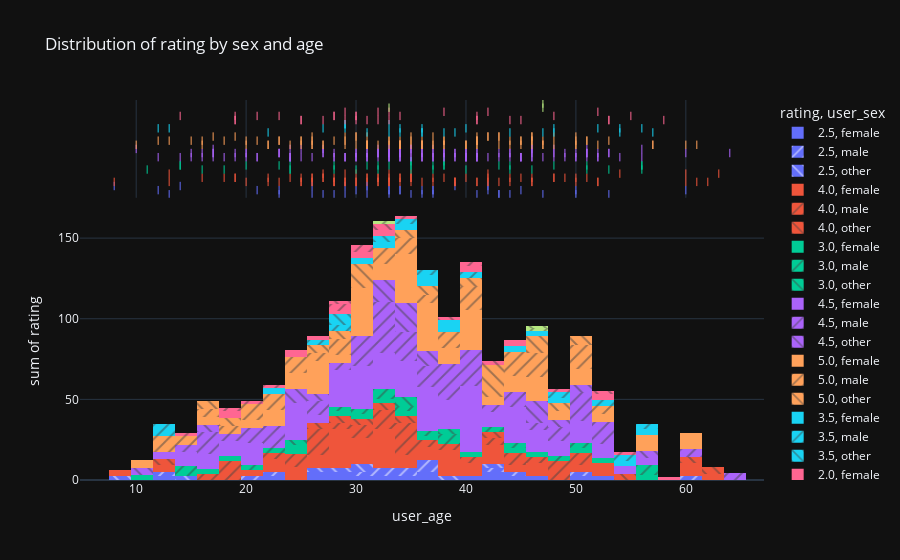

Notebook cell for this chart:
### Code cell
fig = px.histogram(df, x='user_age', y='rating', pattern_shape='user_sex', color='rating', marginal='rug', template='plotly_dark', title='Distribution of rating by sex and age')
fig.show()

### Figure 1 — Plotly figure (JSON) as saved in the notebook; plotly's stock layout.template omitted (floating-point values rounded to 4 significant figures)
{"data": [{"alignmentgroup": "True", "bingroup": "x", "histfunc": "sum", "hovertemplate": "rating=2.5<br>user_sex=female<br>user_age=%{x}<br>sum of rating=%{y}<extra></extra>", "legendgroup": "2.5, female", "marker": {"color": "#636efa", "pattern": {"shape": ""}}, "name": "2.5, female", "offsetgroup": "2.5, female", "orientation": "v", "showlegend": true, "x": [50, 28, 26, 33, 47, 53, 13, 44, 27, 31, 41, 23, 36, 43, 37, 29, 43, 35], "xaxis": "x", "y": [2.5, 2.5, 2.5, 2.5, 2.5, 2.5, 2.5, 2.5, 2.5, 2.5, 2.5, 2.5, 2.5, 2.5, 2.5, 2.5, 2.5, 2.5], "yaxis": "y", "type": "histogram"}, {"alignmentgroup": "True", "boxpoints": "all", "fillcolor": "rgba(255,255,255,0)", "hoveron": "points", "hovertemplate": "rating=2.5<br>user_sex=female<br>user_age=%{x}<extra></extra>", "jitter": 0, "legendgroup": "2.5, female", "line": {"color": "rgba(255,255,255,0)"}, "marker": {"color": "#636efa", "symbol": "line-ns-open"}, "name": "2.5, female", "offsetgroup": "2.5, female", "showlegend": false, "x": [50, 28, 26, 33, 47, 53, 13, 44, 27, 31, 41, 23, 36, 43, 37, 29, 43, 35], "xaxis": "x2", "yaxis": "y2", "type": "box"}, {"alignmentgroup": "True", "bingroup": "x", "histfunc": "sum", "hovertemplate": "rating=2.5<br>user_sex=male<br>user_age=%{x}<br>sum of rating=%{y}<extra></extra>", "legendgroup": "2.5, male", "marker": {"color": "#636efa", "pattern": {"shape": "/"}}, "name": "2.5, male", "offsetgroup": "2.5, male", "orientation": "v", "showlegend": true, "x": [33, 34, 42, 37, 23, 37, 45, 36, 12, 21, 50, 60, 34, 33, 30], "xaxis": "x", "y": [2.5, 2.5, 2.5, 2.5, 2.5, 2.5, 2.5, 2.5, 2.5, 2.5, 2.5, 2.5, 2.5, 2.5, 2.5], "yaxis": "y", "type": "histogram"}, {"alignmentgroup": "True", "boxpoints": "all", "fillcolor": "rgba(255,255,255,0)", "hoveron": "points", "hovertemplate": "rating=2.5<br>user_sex=male<br>user_age=%{x}<extra></extra>", "jitter": 0, "legendgroup": "2.5, male", "line": {"color": "rgba(255,255,255,0)"}, "marker": {"color": "#636efa", "symbol": "line-ns-open"}, "name": "2.5, male", "offsetgroup": "2.5, male", "showlegend": false, "x": [33, 34, 42, 37, 23, 37, 45, 36, 12, 21, 50, 60, 34, 33, 30], "xaxis": "x2", "yaxis": "y2", "type": "box"}, {"alignmentgroup": "True", "bingroup": "x", "histfunc": "sum", "hovertemplate": "rating=2.5<br>user_sex=other<br>user_age=%{x}<br>sum of rating=%{y}<extra></extra>", "legendgroup": "2.5, other", "marker": {"color": "#636efa", "pattern": {"shape": "\\"}}, "name": "2.5, other", "offsetgroup": "2.5, other", "orientation": "v", "showlegend": true, "x": [29, 26, 31, 39, 8, 42, 14, 31], "xaxis": "x", "y": [2.5, 2.5, 2.5, 2.5, 2.5, 2.5, 2.5, 2.5], "yaxis": "y", "type": "histogram"}, {"alignmentgroup": "True", "boxpoints": "all", "fillcolor": "rgba(255,255,255,0)", "hoveron": "points", "hovertemplate": "rating=2.5<br>user_sex=other<br>user_age=%{x}<extra></extra>", "jitter": 0, "legendgroup": "2.5, other", "line": {"color": "rgba(255,255,255,0)"}, "marker": {"color": "#636efa", "symbol": "line-ns-open"}, "name": "2.5, other", "offsetgroup": "2.5, other", "showlegend": false, "x": [29, 26, 31, 39, 8, 42, 14, 31], "xaxis": "x2", "yaxis": "y2", "type": "box"}, {"alignmentgroup": "True", "bingroup": "x", "histfunc": "sum", "hovertemplate": "rating=4.0<br>user_sex=female<br>user_age=%{x}<br>sum of rating=%{y}<extra></extra>", "legendgroup": "4.0, female", "marker": {"color": "#EF553B", "pattern": {"shape": ""}}, "name": "4.0, female", "offsetgroup": "4.0, female", "orientation": "v", "showlegend": true, "x": [23, 52, 20, 30, 35, 25, 30, 34, 41, 60, 26, 32, 33, 22, 29, 33, 37, 33, 39, 39, 8, 41, 42, 42, 39, 26, 62, 25, 46, 43, 29, 44, 28, 36, 31, 46, 28, 52, 33, 50, 39, 29, 28, 61, 13, 32, 30], "xaxis": "x", "y": [4.0, 4.0, 4.0, 4.0, 4.0, 4.0, 4.0, 4.0, 4.0, 4.0, 4.0, 4.0, 4.0, 4.0, 4.0, 4.0, 4.0, 4.0, 4.0, 4.0, 4.0, 4.0, 4.0, 4.0, 4.0, 4.0, 4.0, 4.0, 4.0, 4.0, 4.0, 4.0, 4.0, 4.0, 4.0, 4.0, 4.0, 4.0, 4.0, 4.0, 4.0, 4.0, 4.0, 4.0, 4.0, 4.0, 4.0], "yaxis": "y", "type": "histogram"}, {"alignmentgroup": "True", "boxpoints": "all", "fillcolor": "rgba(255,255,255,0)", "hoveron": "points", "hovertemplate": "rating=4.0<br>user_sex=female<br>user_age=%{x}<extra></extra>", "jitter": 0, "legendgroup": "4.0, female", "line": {"color": "rgba(255,255,255,0)"}, "marker": {"color": "#EF553B", "symbol": "line-ns-open"}, "name": "4.0, female", "offsetgroup": "4.0, female", "showlegend": false, "x": [23, 52, 20, 30, 35, 25, 30, 34, 41, 60, 26, 32, 33, 22, 29, 33, 37, 33, 39, 39, 8, 41, 42, 42, 39, 26, 62, 25, 46, 43, 29, 44, 28, 36, 31, 46, 28, 52, 33, 50, 39, 29, 28, 61, 13, 32, 30], "xaxis": "x2", "yaxis": "y2", "type": "box"}, {"alignmentgroup": "True", "bingroup": "x", "histfunc": "sum", "hovertemplate": "rating=4.0<br>user_sex=male<br>user_age=%{x}<br>sum of rating=%{y}<extra></extra>", "legendgroup": "4.0, male", "marker": {"color": "#EF553B", "pattern": {"shape": "/"}}, "name": "4.0, male", "offsetgroup": "4.0, male", "orientation": "v", "showlegend": true, "x": [26, 34, 35, 19, 50, 48, 48, 34, 19, 26, 32, 38, 31, 35, 49, 45, 51, 24, 16, 27, 42, 18, 40, 35, 33, 25, 31, 27, 37, 32, 44, 46, 22, 28], "xaxis": "x", "y": [4.0, 4.0, 4.0, 4.0, 4.0, 4.0, 4.0, 4.0, 4.0, 4.0, 4.0, 4.0, 4.0, 4.0, 4.0, 4.0, 4.0, 4.0, 4.0, 4.0, 4.0, 4.0, 4.0, 4.0, 4.0, 4.0, 4.0, 4.0, 4.0, 4.0, 4.0, 4.0, 4.0, 4.0], "yaxis": "y", "type": "histogram"}, {"alignmentgroup": "True", "boxpoints": "all", "fillcolor": "rgba(255,255,255,0)", "hoveron": "points", "hovertemplate": "rating=4.0<br>user_sex=male<br>user_age=%{x}<extra></extra>", "jitter": 0, "legendgroup": "4.0, male", "line": {"color": "rgba(255,255,255,0)"}, "marker": {"color": "#EF553B", "symbol": "line-ns-open"}, "name": "4.0, male", "offsetgroup": "4.0, male", "showlegend": false, "x": [26, 34, 35, 19, 50, 48, 48, 34, 19, 26, 32, 38, 31, 35, 49, 45, 51, 24, 16, 27, 42, 18, 40, 35, 33, 25, 31, 27, 37, 32, 44, 46, 22, 28], "xaxis": "x2", "yaxis": "y2", "type": "box"}, {"alignmentgroup": "True", "bingroup": "x", "histfunc": "sum", "hovertemplate": "rating=4.0<br>user_sex=other<br>user_age=%{x}<br>sum of rating=%{y}<extra></extra>", "legendgroup": "4.0, other", "marker": {"color": "#EF553B", "pattern": {"shape": "\\"}}, "name": "4.0, other", "offsetgroup": "4.0, other", "orientation": "v", "showlegend": true, "x": [33, 60, 29, 27, 35, 63, 42, 13, 30, 54], "xaxis": "x", "y": [4.0, 4.0, 4.0, 4.0, 4.0, 4.0, 4.0, 4.0, 4.0, 4.0], "yaxis": "y", "type": "histogram"}, {"alignmentgroup": "True", "boxpoints": "all", "fillcolor": "rgba(255,255,255,0)", "hoveron": "points", "hovertemplate": "rating=4.0<br>user_sex=other<br>user_age=%{x}<extra></extra>", "jitter": 0, "legendgroup": "4.0, other", "line": {"color": "rgba(255,255,255,0)"}, "marker": {"color": "#EF553B", "symbol": "line-ns-open"}, "name": "4.0, other", "offsetgroup": "4.0, other", "showlegend": false, "x": [33, 60, 29, 27, 35, 63, 42, 13, 30, 54], "xaxis": "x2", "yaxis": "y2", "type": "box"}, {"alignmentgroup": "True", "bingroup": "x", "histfunc": "sum", "hovertemplate": "rating=3.0<br>user_sex=female<br>user_age=%{x}<br>sum of rating=%{y}<extra></extra>", "legendgroup": "3.0, female", "marker": {"color": "#00cc96", "pattern": {"shape": ""}}, "name": "3.0, female", "offsetgroup": "3.0, female", "orientation": "v", "showlegend": true, "x": [44, 11, 56, 18, 30, 16, 28, 51, 32, 24, 40, 53, 24, 46, 35, 37], "xaxis": "x", "y": [3.0, 3.0, 3.0, 3.0, 3.0, 3.0, 3.0, 3.0, 3.0, 3.0, 3.0, 3.0, 3.0, 3.0, 3.0, 3.0], "yaxis": "y", "type": "histogram"}, {"alignmentgroup": "True", "boxpoints": "all", "fillcolor": "rgba(255,255,255,0)", "hoveron": "points", "hovertemplate": "rating=3.0<br>user_sex=female<br>user_age=%{x}<extra></extra>", "jitter": 0, "legendgroup": "3.0, female", "line": {"color": "rgba(255,255,255,0)"}, "marker": {"color": "#00cc96", "symbol": "line-ns-open"}, "name": "3.0, female", "offsetgroup": "3.0, female", "showlegend": false, "x": [44, 11, 56, 18, 30, 16, 28, 51, 32, 24, 40, 53, 24, 46, 35, 37], "xaxis": "x2", "yaxis": "y2", "type": "box"}, {"alignmentgroup": "True", "bingroup": "x", "histfunc": "sum", "hovertemplate": "rating=3.0<br>user_sex=male<br>user_age=%{x}<br>sum of rating=%{y}<extra></extra>", "legendgroup": "3.0, male", "marker": {"color": "#00cc96", "pattern": {"shape": "/"}}, "name": "3.0, male", "offsetgroup": "3.0, male", "orientation": "v", "showlegend": true, "x": [32, 38, 44, 43, 35, 33, 20, 14, 31, 56, 38, 48, 23, 56, 28, 37, 14, 51], "xaxis": "x", "y": [3.0, 3.0, 3.0, 3.0, 3.0, 3.0, 3.0, 3.0, 3.0, 3.0, 3.0, 3.0, 3.0, 3.0, 3.0, 3.0, 3.0, 3.0], "yaxis": "y", "type": "histogram"}, {"alignmentgroup": "True", "boxpoints": "all", "fillcolor": "rgba(255,255,255,0)", "hoveron": "points", "hovertemplate": "rating=3.0<br>user_sex=male<br>user_age=%{x}<extra></extra>", "jitter": 0, "legendgroup": "3.0, male", "line": {"color": "rgba(255,255,255,0)"}, "marker": {"color": "#00cc96", "symbol": "line-ns-open"}, "name": "3.0, male", "offsetgroup": "3.0, male", "showlegend": false, "x": [32, 38, 44, 43, 35, 33, 20, 14, 31, 56, 38, 48, 23, 56, 28, 37, 14, 51], "xaxis": "x2", "yaxis": "y2", "type": "box"}, {"alignmentgroup": "True", "bingroup": "x", "histfunc": "sum", "hovertemplate": "rating=3.0<br>user_sex=other<br>user_age=%{x}<br>sum of rating=%{y}<extra></extra>", "legendgroup": "3.0, other", "marker": {"color": "#00cc96", "pattern": {"shape": "\\"}}, "name": "3.0, other", "offsetgroup": "3.0, other", "orientation": "v", "showlegend": true, "x": [38, 24, 35, 35], "xaxis": "x", "y": [3.0, 3.0, 3.0, 3.0], "yaxis": "y", "type": "histogram"}, {"alignmentgroup": "True", "boxpoints": "all", "fillcolor": "rgba(255,255,255,0)", "hoveron": "points", "hovertemplate": "rating=3.0<br>user_sex=other<br>user_age=%{x}<extra></extra>", "jitter": 0, "legendgroup": "3.0, other", "line": {"color": "rgba(255,255,255,0)"}, "marker": {"color": "#00cc96", "symbol": "line-ns-open"}, "name": "3.0, other", "offsetgroup": "3.0, other", "showlegend": false, "x": [38, 24, 35, 35], "xaxis": "x2", "yaxis": "y2", "type": "box"}, {"alignmentgroup": "True", "bingroup": "x", "histfunc": "sum", "hovertemplate": "rating=4.5<br>user_sex=female<br>user_age=%{x}<br>sum of rating=%{y}<extra></extra>", "legendgroup": "4.5, female", "marker": {"color": "#ab63fa", "pattern": {"shape": ""}}, "name": "4.5, female", "offsetgroup": "4.5, female", "orientation": "v", "showlegend": true, "x": [24, 46, 36, 45, 26, 40, 16, 50, 39, 36, 46, 38, 45, 34, 32, 15, 17, 40, 40, 47, 18, 19, 33, 42, 30, 52, 34, 41, 20, 45, 21, 33, 28, 56, 30, 35, 35, 12, 48, 40, 52, 54, 50, 29, 21, 34, 14, 38, 24, 29, 33, 37, 44, 31, 24, 45, 36, 43, 31, 37, 41, 25, 30, 40, 28, 41, 29, 31, 49, 51, 24, 41, 39, 37, 33], "xaxis": "x", "y": [4.5, 4.5, 4.5, 4.5, 4.5, 4.5, 4.5, 4.5, 4.5, 4.5, 4.5, 4.5, 4.5, 4.5, 4.5, 4.5, 4.5, 4.5, 4.5, 4.5, 4.5, 4.5, 4.5, 4.5, 4.5, 4.5, 4.5, 4.5, 4.5, 4.5, 4.5, 4.5, 4.5, 4.5, 4.5, 4.5, 4.5, 4.5, 4.5, 4.5, 4.5, 4.5, 4.5, 4.5, 4.5, 4.5, 4.5, 4.5, 4.5, 4.5, 4.5, 4.5, 4.5, 4.5, 4.5, 4.5, 4.5, 4.5, 4.5, 4.5, 4.5, 4.5, 4.5, 4.5, 4.5, 4.5, 4.5, 4.5, 4.5, 4.5, 4.5, 4.5, 4.5, 4.5, 4.5], "yaxis": "y", "type": "histogram"}, {"alignmentgroup": "True", "boxpoints": "all", "fillcolor": "rgba(255,255,255,0)", "hoveron": "points", "hovertemplate": "rating=4.5<br>user_sex=female<br>user_age=%{x}<extra></extra>", "jitter": 0, "legendgroup": "4.5, female", "line": {"color": "rgba(255,255,255,0)"}, "marker": {"color": "#ab63fa", "symbol": "line-ns-open"}, "name": "4.5, female", "offsetgroup": "4.5, female", "showlegend": false, "x": [24, 46, 36, 45, 26, 40, 16, 50, 39, 36, 46, 38, 45, 34, 32, 15, 17, 40, 40, 47, 18, 19, 33, 42, 30, 52, 34, 41, 20, 45, 21, 33, 28, 56, 30, 35, 35, 12, 48, 40, 52, 54, 50, 29, 21, 34, 14, 38, 24, 29, 33, 37, 44, 31, 24, 45, 36, 43, 31, 37, 41, 25, 30, 40, 28, 41, 29, 31, 49, 51, 24, 41, 39, 37, 33], "xaxis": "x2", "yaxis": "y2", "type": "box"}, {"alignmentgroup": "True", "bingroup": "x", "histfunc": "sum", "hovertemplate": "rating=4.5<br>user_sex=male<br>user_age=%{x}<br>sum of rating=%{y}<extra></extra>", "legendgroup": "4.5, male", "marker": {"color": "#ab63fa", "pattern": {"shape": "/"}}, "name": "4.5, male", "offsetgroup": "4.5, male", "orientation": "v", "showlegend": true, "x": [39, 34, 46, 33, 33, 19, 52, 40, 33, 23, 32, 20, 44, 15, 17, 43, 34, 51, 53, 50, 33, 37, 64, 31, 31, 36, 49, 41, 51, 34, 32, 30, 40, 41, 60, 27, 27, 23, 53, 32, 38, 36, 34, 17, 44, 20, 38, 48, 38, 51, 40, 16, 30, 39, 28, 23], "xaxis": "x", "y": [4.5, 4.5, 4.5, 4.5, 4.5, 4.5, 4.5, 4.5, 4.5, 4.5, 4.5, 4.5, 4.5, 4.5, 4.5, 4.5, 4.5, 4.5, 4.5, 4.5, 4.5, 4.5, 4.5, 4.5, 4.5, 4.5, 4.5, 4.5, 4.5, 4.5, 4.5, 4.5, 4.5, 4.5, 4.5, 4.5, 4.5, 4.5, 4.5, 4.5, 4.5, 4.5, 4.5, 4.5, 4.5, 4.5, 4.5, 4.5, 4.5, 4.5, 4.5, 4.5, 4.5, 4.5, 4.5, 4.5], "yaxis": "y", "type": "histogram"}, {"alignmentgroup": "True", "boxpoints": "all", "fillcolor": "rgba(255,255,255,0)", "hoveron": "points", "hovertemplate": "rating=4.5<br>user_sex=male<br>user_age=%{x}<extra></extra>", "jitter": 0, "legendgroup": "4.5, male", "line": {"color": "rgba(255,255,255,0)"}, "marker": {"color": "#ab63fa", "symbol": "line-ns-open"}, "name": "4.5, male", "offsetgroup": "4.5, male", "showlegend": false, "x": [39, 34, 46, 33, 33, 19, 52, 40, 33, 23, 32, 20, 44, 15, 17, 43, 34, 51, 53, 50, 33, 37, 64, 31, 31, 36, 49, 41, 51, 34, 32, 30, 40, 41, 60, 27, 27, 23, 53, 32, 38, 36, 34, 17, 44, 20, 38, 48, 38, 51, 40, 16, 30, 39, 28, 23], "xaxis": "x2", "yaxis": "y2", "type": "box"}, {"alignmentgroup": "True", "bingroup": "x", "histfunc": "sum", "hovertemplate": "rating=4.5<br>user_sex=other<br>user_age=%{x}<br>sum of rating=%{y}<extra></extra>", "legendgroup": "4.5, other", "marker": {"color": "#ab63fa", "pattern": {"shape": "\\"}}, "name": "4.5, other", "offsetgroup": "4.5, other", "orientation": "v", "showlegend": true, "x": [46, 46, 32, 10, 25, 56, 36, 35, 33, 46, 34, 35, 48, 24, 37, 27, 33, 17, 51, 35], "xaxis": "x", "y": [4.5, 4.5, 4.5, 4.5, 4.5, 4.5, 4.5, 4.5, 4.5, 4.5, 4.5, 4.5, 4.5, 4.5, 4.5, 4.5, 4.5, 4.5, 4.5, 4.5], "yaxis": "y", "type": "histogram"}, {"alignmentgroup": "True", "boxpoints": "all", "fillcolor": "rgba(255,255,255,0)", "hoveron": "points", "hovertemplate": "rating=4.5<br>user_sex=other<br>user_age=%{x}<extra></extra>", "jitter": 0, "legendgroup": "4.5, other", "line": {"color": "rgba(255,255,255,0)"}, "marker": {"color": "#ab63fa", "symbol": "line-ns-open"}, "name": "4.5, other", "offsetgroup": "4.5, other", "showlegend": false, "x": [46, 46, 32, 10, 25, 56, 36, 35, 33, 46, 34, 35, 48, 24, 37, 27, 33, 17, 51, 35], "xaxis": "x2", "yaxis": "y2", "type": "box"}, {"alignmentgroup": "True", "bingroup": "x", "histfunc": "sum", "hovertemplate": "rating=5.0<br>user_sex=female<br>user_age=%{x}<br>sum of rating=%{y}<extra></extra>", "legendgroup": "5.0, female", "marker": {"color": "#FFA15A", "pattern": {"shape": ""}}, "name": "5.0, female", "offsetgroup": "5.0, female", "orientation": "v", "showlegend": true, "x": [40, 16, 57, 52, 48, 50, 22, 47, 31, 44, 38, 31, 34, 31, 40, 26, 47, 35, 34, 46, 20, 40, 45, 61, 60, 36, 36, 24, 37, 57, 10, 27, 38, 41, 31, 41, 26, 33, 22, 25, 34, 27, 50, 32, 37, 34, 31, 43, 29, 36, 36, 30, 34], "xaxis": "x", "y": [5.0, 5.0, 5.0, 5.0, 5.0, 5.0, 5.0, 5.0, 5.0, 5.0, 5.0, 5.0, 5.0, 5.0, 5.0, 5.0, 5.0, 5.0, 5.0, 5.0, 5.0, 5.0, 5.0, 5.0, 5.0, 5.0, 5.0, 5.0, 5.0, 5.0, 5.0, 5.0, 5.0, 5.0, 5.0, 5.0, 5.0, 5.0, 5.0, 5.0, 5.0, 5.0, 5.0, 5.0, 5.0, 5.0, 5.0, 5.0, 5.0, 5.0, 5.0, 5.0, 5.0], "yaxis": "y", "type": "histogram"}, {"alignmentgroup": "True", "boxpoints": "all", "fillcolor": "rgba(255,255,255,0)", "hoveron": "points", "hovertemplate": "rating=5.0<br>user_sex=female<br>user_age=%{x}<extra></extra>", "jitter": 0, "legendgroup": "5.0, female", "line": {"color": "rgba(255,255,255,0)"}, "marker": {"color": "#FFA15A", "symbol": "line-ns-open"}, "name": "5.0, female", "offsetgroup": "5.0, female", "showlegend": false, "x": [40, 16, 57, 52, 48, 50, 22, 47, 31, 44, 38, 31, 34, 31, 40, 26, 47, 35, 34, 46, 20, 40, 45, 61, 60, 36, 36, 24, 37, 57, 10, 27, 38, 41, 31, 41, 26, 33, 22, 25, 34, 27, 50, 32, 37, 34, 31, 43, 29, 36, 36, 30, 34], "xaxis": "x2", "yaxis": "y2", "type": "box"}, {"alignmentgroup": "True", "bingroup": "x", "histfunc": "sum", "hovertemplate": "rating=5.0<br>user_sex=male<br>user_age=%{x}<br>sum of rating=%{y}<extra></extra>", "legendgroup": "5.0, male", "marker": {"color": "#FFA15A", "pattern": {"shape": "/"}}, "name": "5.0, male", "offsetgroup": "5.0, male", "orientation": "v", "showlegend": true, "x": [51, 47, 53, 45, 35, 34, 12, 13, 44, 25, 20, 46, 41, 41, 36, 38, 33, 15, 26, 45, 28, 46, 41, 18, 23, 29, 21, 38, 50, 25, 33, 16, 23, 51], "xaxis": "x", "y": [5.0, 5.0, 5.0, 5.0, 5.0, 5.0, 5.0, 5.0, 5.0, 5.0, 5.0, 5.0, 5.0, 5.0, 5.0, 5.0, 5.0, 5.0, 5.0, 5.0, 5.0, 5.0, 5.0, 5.0, 5.0, 5.0, 5.0, 5.0, 5.0, 5.0, 5.0, 5.0, 5.0, 5.0], "yaxis": "y", "type": "histogram"}, {"alignmentgroup": "True", "boxpoints": "all", "fillcolor": "rgba(255,255,255,0)", "hoveron": "points", "hovertemplate": "rating=5.0<br>user_sex=male<br>user_age=%{x}<extra></extra>", "jitter": 0, "legendgroup": "5.0, male", "line": {"color": "rgba(255,255,255,0)"}, "marker": {"color": "#FFA15A", "symbol": "line-ns-open"}, "name": "5.0, male", "offsetgroup": "5.0, male", "showlegend": false, "x": [51, 47, 53, 45, 35, 34, 12, 13, 44, 25, 20, 46, 41, 41, 36, 38, 33, 15, 26, 45, 28, 46, 41, 18, 23, 29, 21, 38, 50, 25, 33, 16, 23, 51], "xaxis": "x2", "yaxis": "y2", "type": "box"}, {"alignmentgroup": "True", "bingroup": "x", "histfunc": "sum", "hovertemplate": "rating=5.0<br>user_sex=other<br>user_age=%{x}<br>sum of rating=%{y}<extra></extra>", "legendgroup": "5.0, other", "marker": {"color": "#FFA15A", "pattern": {"shape": "\\"}}, "name": "5.0, other", "offsetgroup": "5.0, other", "orientation": "v", "showlegend": true, "x": [31, 19, 26, 35, 30, 37, 43, 43, 30, 41, 42, 17, 46, 29, 48, 50, 42, 46], "xaxis": "x", "y": [5.0, 5.0, 5.0, 5.0, 5.0, 5.0, 5.0, 5.0, 5.0, 5.0, 5.0, 5.0, 5.0, 5.0, 5.0, 5.0, 5.0, 5.0], "yaxis": "y", "type": "histogram"}, {"alignmentgroup": "True", "boxpoints": "all", "fillcolor": "rgba(255,255,255,0)", "hoveron": "points", "hovertemplate": "rating=5.0<br>user_sex=other<br>user_age=%{x}<extra></extra>", "jitter": 0, "legendgroup": "5.0, other", "line": {"color": "rgba(255,255,255,0)"}, "marker": {"color": "#FFA15A", "symbol": "line-ns-open"}, "name": "5.0, other", "offsetgroup": "5.0, other", "showlegend": false, "x": [31, 19, 26, 35, 30, 37, 43, 43, 30, 41, 42, 17, 46, 29, 48, 50, 42, 46], "xaxis": "x2", "yaxis": "y2", "type": "box"}, {"alignmentgroup": "True", "bingroup": "x", "histfunc": "sum", "hovertemplate": "rating=3.5<br>user_sex=female<br>user_age=%{x}<br>sum of rating=%{y}<extra></extra>", "legendgroup": "3.5, female", "marker": {"color": "#19d3f3", "pattern": {"shape": ""}}, "name": "3.5, female", "offsetgroup": "3.5, female", "orientation": "v", "showlegend": true, "x": [22, 48, 47, 38, 36, 34, 44, 33, 31, 36, 57, 39, 54], "xaxis": "x", "y": [3.5, 3.5, 3.5, 3.5, 3.5, 3.5, 3.5, 3.5, 3.5, 3.5, 3.5, 3.5, 3.5], "yaxis": "y", "type": "histogram"}, {"alignmentgroup": "True", "boxpoints": "all", "fillcolor": "rgba(255,255,255,0)", "hoveron": "points", "hovertemplate": "rating=3.5<br>user_sex=female<br>user_age=%{x}<extra></extra>", "jitter": 0, "legendgroup": "3.5, female", "line": {"color": "rgba(255,255,255,0)"}, "marker": {"color": "#19d3f3", "symbol": "line-ns-open"}, "name": "3.5, female", "offsetgroup": "3.5, female", "showlegend": false, "x": [22, 48, 47, 38, 36, 34, 44, 33, 31, 36, 57, 39, 54], "xaxis": "x2", "yaxis": "y2", "type": "box"}, {"alignmentgroup": "True", "bingroup": "x", "histfunc": "sum", "hovertemplate": "rating=3.5<br>user_sex=male<br>user_age=%{x}<br>sum of rating=%{y}<extra></extra>", "legendgroup": "3.5, male", "marker": {"color": "#19d3f3", "pattern": {"shape": "/"}}, "name": "3.5, male", "offsetgroup": "3.5, male", "orientation": "v", "showlegend": true, "x": [40, 48, 34, 27, 13, 29, 52, 12, 54, 56, 36], "xaxis": "x", "y": [3.5, 3.5, 3.5, 3.5, 3.5, 3.5, 3.5, 3.5, 3.5, 3.5, 3.5], "yaxis": "y", "type": "histogram"}, {"alignmentgroup": "True", "boxpoints": "all", "fillcolor": "rgba(255,255,255,0)", "hoveron": "points", "hovertemplate": "rating=3.5<br>user_sex=male<br>user_age=%{x}<extra></extra>", "jitter": 0, "legendgroup": "3.5, male", "line": {"color": "rgba(255,255,255,0)"}, "marker": {"color": "#19d3f3", "symbol": "line-ns-open"}, "name": "3.5, male", "offsetgroup": "3.5, male", "showlegend": false, "x": [40, 48, 34, 27, 13, 29, 52, 12, 54, 56, 36], "xaxis": "x2", "yaxis": "y2", "type": "box"}, {"alignmentgroup": "True", "bingroup": "x", "histfunc": "sum", "hovertemplate": "rating=3.5<br>user_sex=other<br>user_age=%{x}<br>sum of rating=%{y}<extra></extra>", "legendgroup": "3.5, other", "marker": {"color": "#19d3f3", "pattern": {"shape": "\\"}}, "name": "3.5, other", "offsetgroup": "3.5, other", "orientation": "v", "showlegend": true, "x": [29, 29, 33], "xaxis": "x", "y": [3.5, 3.5, 3.5], "yaxis": "y", "type": "histogram"}, {"alignmentgroup": "True", "boxpoints": "all", "fillcolor": "rgba(255,255,255,0)", "hoveron": "points", "hovertemplate": "rating=3.5<br>user_sex=other<br>user_age=%{x}<extra></extra>", "jitter": 0, "legendgroup": "3.5, other", "line": {"color": "rgba(255,255,255,0)"}, "marker": {"color": "#19d3f3", "symbol": "line-ns-open"}, "name": "3.5, other", "offsetgroup": "3.5, other", "showlegend": false, "x": [29, 29, 33], "xaxis": "x2", "yaxis": "y2", "type": "box"}, {"alignmentgroup": "True", "bingroup": "x", "histfunc": "sum", "hovertemplate": "rating=2.0<br>user_sex=female<br>user_age=%{x}<br>sum of rating=%{y}<extra></extra>", "legendgroup": "2.0, female", "marker": {"color": "#FF6692", "pattern": {"shape": ""}}, "name": "2.0, female", "offsetgroup": "2.0, female", "orientation": "v", "showlegend": true, "x": [30, 33, 25, 53, 19, 45, 41, 29, 44, 27, 58, 31, 53, 25, 19, 32, 41], "xaxis": "x", "y": [2.0, 2.0, 2.0, 2.0, 2.0, 2.0, 2.0, 2.0, 2.0, 2.0, 2.0, 2.0, 2.0, 2.0, 2.0, 2.0, 2.0], "yaxis": "y", "type": "histogram"}, {"alignmentgroup": "True", "boxpoints": "all", "fillcolor": "rgba(255,255,255,0)", "hoveron": "points", "hovertemplate": "rating=2.0<br>user_sex=female<br>user_age=%{x}<extra></extra>", "jitter": 0, "legendgroup": "2.0, female", "line": {"color": "rgba(255,255,255,0)"}, "marker": {"color": "#FF6692", "symbol": "line-ns-open"}, "name": "2.0, female", "offsetgroup": "2.0, female", "showlegend": false, "x": [30, 33, 25, 53, 19, 45, 41, 29, 44, 27, 58, 31, 53, 25, 19, 32, 41], "xaxis": "x2", "yaxis": "y2", "type": "box"}, {"alignmentgroup": "True", "bingroup": "x", "histfunc": "sum", "hovertemplate": "rating=2.0<br>user_sex=male<br>user_age=%{x}<br>sum of rating=%{y}<extra></extra>", "legendgroup": "2.0, male", "marker": {"color": "#FF6692", "pattern": {"shape": "/"}}, "name": "2.0, male", "offsetgroup": "2.0, male", "orientation": "v", "showlegend": true, "x": [23, 55, 21, 28, 48, 34, 30, 41, 14, 28, 30, 19], "xaxis": "x", "y": [2.0, 2.0, 2.0, 2.0, 2.0, 2.0, 2.0, 2.0, 2.0, 2.0, 2.0, 2.0], "yaxis": "y", "type": "histogram"}, {"alignmentgroup": "True", "boxpoints": "all", "fillcolor": "rgba(255,255,255,0)", "hoveron": "points", "hovertemplate": "rating=2.0<br>user_sex=male<br>user_age=%{x}<extra></extra>", "jitter": 0, "legendgroup": "2.0, male", "line": {"color": "rgba(255,255,255,0)"}, "marker": {"color": "#FF6692", "symbol": "line-ns-open"}, "name": "2.0, male", "offsetgroup": "2.0, male", "showlegend": false, "x": [23, 55, 21, 28, 48, 34, 30, 41, 14, 28, 30, 19], "xaxis": "x2", "yaxis": "y2", "type": "box"}, {"alignmentgroup": "True", "bingroup": "x", "histfunc": "sum", "hovertemplate": "rating=2.0<br>user_sex=other<br>user_age=%{x}<br>sum of rating=%{y}<extra></extra>", "legendgroup": "2.0, other", "marker": {"color": "#FF6692", "pattern": {"shape": "\\"}}, "name": "2.0, other", "offsetgroup": "2.0, other", "orientation": "v", "showlegend": true, "x": [52, 42, 33, 38, 32, 29], "xaxis": "x", "y": [2.0, 2.0, 2.0, 2.0, 2.0, 2.0], "yaxis": "y", "type": "histogram"}, {"alignmentgroup": "True", "boxpoints": "all", "fillcolor": "rgba(255,255,255,0)", "hoveron": "points", "hovertemplate": "rating=2.0<br>user_sex=other<br>user_age=%{x}<extra></extra>", "jitter": 0, "legendgroup": "2.0, other", "line": {"color": "rgba(255,255,255,0)"}, "marker": {"color": "#FF6692", "symbol": "line-ns-open"}, "name": "2.0, other", "offsetgroup": "2.0, other", "showlegend": false, "x": [52, 42, 33, 38, 32, 29], "xaxis": "x2", "yaxis": "y2", "type": "box"}, {"alignmentgroup": "True", "bingroup": "x", "histfunc": "sum", "hovertemplate": "rating=1.5<br>user_sex=male<br>user_age=%{x}<br>sum of rating=%{y}<extra></extra>", "legendgroup": "1.5, male", "marker": {"color": "#B6E880", "pattern": {"shape": "/"}}, "name": "1.5, male", "offsetgroup": "1.5, male", "orientation": "v", "showlegend": true, "x": [47, 33], "xaxis": "x", "y": [1.5, 1.5], "yaxis": "y", "type": "histogram"}, {"alignmentgroup": "True", "boxpoints": "all", "fillcolor": "rgba(255,255,255,0)", "hoveron": "points", "hovertemplate": "rating=1.5<br>user_sex=male<br>user_age=%{x}<extra></extra>", "jitter": 0, "legendgroup": "1.5, male", "line": {"color": "rgba(255,255,255,0)"}, "marker": {"color": "#B6E880", "symbol": "line-ns-open"}, "name": "1.5, male", "offsetgroup": "1.5, male", "showlegend": false, "x": [47, 33], "xaxis": "x2", "yaxis": "y2", "type": "box"}, {"alignmentgroup": "True", "bingroup": "x", "histfunc": "sum", "hovertemplate": "rating=1.5<br>user_sex=other<br>user_age=%{x}<br>sum of rating=%{y}<extra></extra>", "legendgroup": "1.5, other", "marker": {"color": "#B6E880", "pattern": {"shape": "\\"}}, "name": "1.5, other", "offsetgroup": "1.5, other", "orientation": "v", "showlegend": true, "x": [47], "xaxis": "x", "y": [1.5], "yaxis": "y", "type": "histogram"}, {"alignmentgroup": "True", "boxpoints": "all", "fillcolor": "rgba(255,255,255,0)", "hoveron": "points", "hovertemplate": "rating=1.5<br>user_sex=other<br>user_age=%{x}<extra></extra>", "jitter": 0, "legendgroup": "1.5, other", "line": {"color": "rgba(255,255,255,0)"}, "marker": {"color": "#B6E880", "symbol": "line-ns-open"}, "name": "1.5, other", "offsetgroup": "1.5, other", "showlegend": false, "x": [47], "xaxis": "x2", "yaxis": "y2", "type": "box"}], "layout": {"xaxis": {"anchor": "y", "domain": [0.0, 1.0], "title": {"text": "user_age"}}, "yaxis": {"anchor": "x", "domain": [0.0, 0.7326], "categoryorder": "array", "categoryarray": [1.5, 2.0, 3.5, 5.0, 4.5, 3.0, 4.0, 2.5], "title": {"text": "sum of rating"}}, "xaxis2": {"anchor": "y2", "domain": [0.0, 1.0], "matches": "x", "showticklabels": false, "showgrid": true}, "yaxis2": {"anchor": "x2", "domain": [0.7426, 1.0], "matches": "y2", "categoryorder": "array", "categoryarray": [1.5, 2.0, 3.5, 5.0, 4.5, 3.0, 4.0, 2.5], "showticklabels": false, "showline": false, "ticks": "", "showgrid": false}, "legend": {"title": {"text": "rating, user_sex"}, "tracegroupgap": 0}, "title": {"text": "Distribution of rating by sex and age"}, "barmode": "relative"}}
